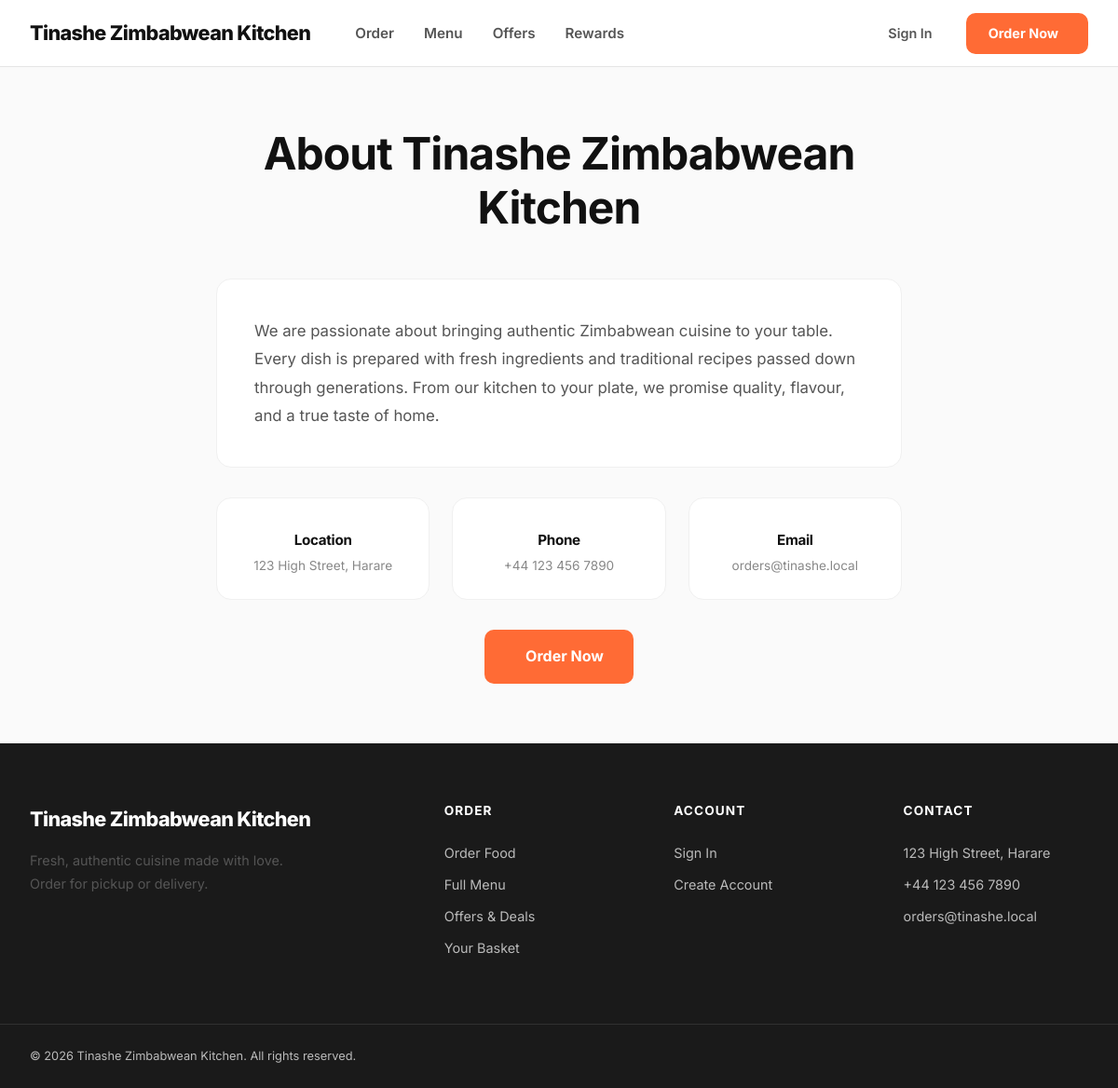
The page /about/ on the database its author committed.
### apps/core/models.py (models this page shows, shortened)
class SiteSettings(models.Model):
    shop_name = models.CharField(max_length=100, default="My Restaurant")
    address = models.TextField(default="123 High Street, Harare")
    phone = models.CharField(max_length=30, blank=True)
    email = models.EmailField(blank=True)
    opening_hours = models.JSONField(default=dict, blank=True)
    currency = models.CharField(max_length=3, default="GBP")
    logo = models.ImageField(upload_to="site/", blank=True, validators=LOGO_IMAGE_VALIDATORS)
    favicon = models.ImageField(upload_to="site/", blank=True, validators=FAVICON_IMAGE_VALIDATORS)
    theme_color = models.CharField(max_length=7, default="#FF6B35", help_text="Hex color code for PWA theme")
    facebook_url = models.URLField(blank=True)
    instagram_url = models.URLField(blank=True)
    twitter_url = models.URLField(blank=True)
    created_at = models.DateTimeField(auto_now_add=True)
    updated_at = models.DateTimeField(auto_now=True)
    class Meta:
        verbose_name = "Site Settings"
        verbose_name_plural = "Site Settings"
    @classmethod
    def get(cls):
        settings, _ = cls.objects.get_or_create(pk=1)
        return settings

### apps/core/views.py (the view)
# urls.py: path("about/", views.about, name="about"),
def about(request):
    template = "desktop/core/about.html" if getattr(request, "is_desktop", True) else "core/about.html"
    return render(request, template)

### apps/cart/services.py (called while the page is built, shortened)
    def get_items(self):
        items = []
        return items

    def get_total(self):
        total = Decimal('0.00')
        for item in self.get_items():
            total += item['line_total']
        return total

    def get_count(self):
        count = 0
        return count

### apps/config/context_processors.py (called while the page is built)
def site_settings(request):
    return {
        "site_settings": SiteSettings.get(),
    }

### apps/core/context_processors.py (called while the page is built)
def cart_context(request):
    cart = CartService(request)
    return {
        "cart_items": cart.get_items(),
        "cart_total": float(cart.get_total()),
        "cart_count": cart.get_count(),
        "is_desktop": getattr(request, "is_desktop", True),
    }

### templates/desktop/core/about.html (shortened to what this page needs)
{% extends "desktop/base.html" %}
{% block content %}
<section class="section">
    <div class="container" style="max-width: 800px;">
        <div style="text-align: center; margin-bottom: 3rem;">
            <h1 style="margin-bottom: 0.5rem;">About {{ site_settings.shop_name }}</h1>
        </div>
        <div style="background: var(--surface); border-radius: var(--radius-lg); border: 1px solid var(--border-light); padding: 2.5rem; margin-bottom: 2rem;">
            <p style="font-size: 1.05rem; line-height: 1.8; color: var(--text-secondary);">
                {{ site_settings.shop_description|default:"We are passionate about bringing authentic Zimbabwean cuisine to your table. Every dish is prepared with fresh ingredients and traditional recipes passed down through generations. From our kitchen to your plate, we promise quality, flavour, and a true taste of home." }}
            </p>
        </div>
        <div style="display: grid; grid-template-columns: repeat(3, 1fr); gap: 1.5rem; margin-bottom: 2rem;">
            {% if site_settings.address %}
            <div style="background: var(--surface); border-radius: var(--radius-lg); border: 1px solid var(--border-light); padding: 1.5rem; text-align: center;">
                <h4 style="font-size: 0.95rem; margin-bottom: 0.5rem;">Location</h4>
                <p style="font-size: 0.85rem; color: var(--text-muted); margin: 0;">{{ site_settings.address }}</p>
            </div>
            {% endif %}
            {% if site_settings.phone %}
            <div style="background: var(--surface); border-radius: var(--radius-lg); border: 1px solid var(--border-light); padding: 1.5rem; text-align: center;">
                <h4 style="font-size: 0.95rem; margin-bottom: 0.5rem;">Phone</h4>
                <p style="font-size: 0.85rem; color: var(--text-muted); margin: 0;">{{ site_settings.phone }}</p>
            </div>
            {% endif %}
            {% if site_settings.email %}
            <div style="background: var(--surface); border-radius: var(--radius-lg); border: 1px solid var(--border-light); padding: 1.5rem; text-align: center;">
                <h4 style="font-size: 0.95rem; margin-bottom: 0.5rem;">Email</h4>
                <p style="font-size: 0.85rem; color: var(--text-muted); margin: 0;">{{ site_settings.email }}</p>
            </div>
            {% endif %}
        </div>
        <div style="text-align: center;">
            <a href="{% url 'core:home' %}" class="hero-btn-primary" style="text-decoration: none;">
                Order Now
            </a>
        </div>
    </div>
</section>
{% endblock %}

### templates/desktop/base.html (shortened to what this page needs)
{% load static %}
<!DOCTYPE html>
<html lang="en">
<head>
    <link rel="stylesheet" href="{% static 'css/desktop.css' %}">
</head>
<body>
    <header class="site-header">
        <div class="header-inner">
            <div class="header-left">
                <a href="{% url 'core:home' %}" class="logo">
                    <div class="logo-text">
                        {{ site_settings.shop_name }}
                    </div>
                </a>
                <nav class="main-nav">
                    <a href="{% url 'core:home' %}" class="{% if request.resolver_match.url_name == 'home' %}active{% endif %}">Order</a>
                    <a href="{% url 'menu:menu' %}" class="{% if 'menu' in request.path and request.resolver_match.url_name != 'home' %}active{% endif %}">Menu</a>
                    <a href="{% url 'offers:list' %}" class="{% if 'offers' in request.path %}active{% endif %}">Offers</a>
                    <a href="{% url 'loyalty:dashboard' %}" class="{% if 'rewards' in request.path %}active{% endif %}">Rewards</a>
                </nav>
            </div>
            <div class="header-right">
                <a href="{% url 'orders:cart' %}" class="header-icon-btn">
                </a>
                {% if request.user.is_authenticated %}
                <a href="{% url 'accounts:profile' %}" class="btn-account">
                    <i class="ph ph-user-circle" style="font-size:1.25rem;"></i>
                    {{ request.user.first_name }}
                </a>
                {% else %}
                <a href="{% url 'account_login' %}" class="btn-account">
                    Sign In
                </a>
                <a href="{% url 'account_signup' %}" class="btn-order">
                    Order Now
                </a>
                {% endif %}
            </div>
        </div>
    </header>
    <main>
        {% block content %}{% endblock %}
    </main>
    <footer class="site-footer">
        <div class="footer-main">
            <div class="footer-brand">
                <a href="{% url 'core:home' %}" class="logo">
                    {{ site_settings.shop_name }}
                </a>
                <p>{{ site_settings.shop_description|default:"Fresh, authentic cuisine made with love. Order for pickup or delivery." }}</p>
            </div>
            <div class="footer-col">
                <h4>Order</h4>
                <a href="{% url 'core:home' %}">Order Food</a>
                <a href="{% url 'menu:menu' %}">Full Menu</a>
                <a href="{% url 'offers:list' %}">Offers & Deals</a>
                <a href="{% url 'orders:cart' %}">Your Basket</a>
            </div>
            <div class="footer-col">
                <h4>Account</h4>
                {% if request.user.is_authenticated %}
                <a href="{% url 'accounts:profile' %}">My Profile</a>
                <a href="{% url 'accounts:order_history' %}">Order History</a>
                <a href="{% url 'loyalty:dashboard' %}">Rewards</a>
                <a href="{% url 'account_logout' %}">Sign Out</a>
                {% else %}
                <a href="{% url 'account_login' %}">Sign In</a>
                <a href="{% url 'account_signup' %}">Create Account</a>
                {% endif %}
            </div>
            <div class="footer-col">
                <h4>Contact</h4>
                {% if site_settings.address %}
                <a href="#">{{ site_settings.address }}</a>
                {% endif %}
                {% if site_settings.phone %}
                <a href="tel:{{ site_settings.phone }}">{{ site_settings.phone }}</a>
                {% endif %}
                {% if site_settings.email %}
                <a href="mailto:{{ site_settings.email }}">{{ site_settings.email }}</a>
                {% endif %}
            </div>
        </div>
        <div class="footer-bottom">
            <div class="footer-bottom-inner">
                <span>&copy; {% now "Y" %} {{ site_settings.shop_name }}. All rights reserved.</span>
            </div>
        </div>
    </footer>
</body>
</html>

### static/css/desktop.css (style rules this page uses)
:root { --brand: #FF6B35; --brand-hover: #E55A2B; --brand-light: #FFF0EB; --brand-dark: #CC4E1E; --bg: #FAFAFA; --surface: #FFFFFF; --surface-hover: #F5F5F5; --text: #111111; --text-secondary: #555555; --text-muted: #888888; --text-inverse: #FFFFFF; --border: #E5E5E5; --border-light: #F0F0F0; --success: #16A34A; --success-bg: #DCFCE7; --warning: #F59E0B; --warning-bg: #FEF3C7; --error: #DC2626; --error-bg: #FEE2E2; --shadow-sm: 0 1px 3px rgba(0,0,0,0.06), 0 1px 2px rgba(0,0,0,0.04); --shadow: 0 4px 12px rgba(0,0,0,0.08); --shadow-lg: 0 8px 24px rgba(0,0,0,0.12); --shadow-xl: 0 16px 48px rgba(0,0,0,0.16); --radius-sm: 6px; --radius: 10px; --radius-lg: 16px; --radius-xl: 24px; --header-height: 72px; --max-width: 1280px; --transition: 0.2s ease; }
*, *::before, *::after { margin: 0; padding: 0; box-sizing: border-box; }
html { scroll-behavior: smooth; -webkit-font-smoothing: antialiased; -moz-osx-font-smoothing: grayscale; }
body { font-family: 'Inter', -apple-system, BlinkMacSystemFont, 'Segoe UI', Roboto, sans-serif; color: var(--text); background: var(--bg); line-height: 1.6; min-height: 100vh; display: flex; flex-direction: column; }
a { color: inherit; text-decoration: none; transition: color var(--transition); }
h1, h2, h3, h4, h5, h6 { font-weight: 700; line-height: 1.2; letter-spacing: -0.02em; }
h1 { font-size: 3rem; }
h4 { font-size: 1.25rem; }
p { color: var(--text-secondary); }
.container { max-width: var(--max-width); margin: 0 auto; padding: 0 2rem; }
.site-header { position: sticky; top: 0; z-index: 1000; background: rgba(255, 255, 255, 0.95); backdrop-filter: blur(12px); -webkit-backdrop-filter: blur(12px); border-bottom: 1px solid var(--border); height: var(--header-height); transition: box-shadow var(--transition); }
.header-inner { display: flex; align-items: center; justify-content: space-between; height: var(--header-height); max-width: var(--max-width); margin: 0 auto; padding: 0 2rem; }
.header-left { display: flex; align-items: center; gap: 3rem; }
.logo { display: flex; align-items: center; gap: 0.75rem; font-size: 1.35rem; font-weight: 800; letter-spacing: -0.03em; color: var(--text); }
.logo-text { line-height: 1; }
.main-nav { display: flex; align-items: center; gap: 2rem; }
.main-nav a { font-size: 0.95rem; font-weight: 600; color: var(--text-secondary); position: relative; padding: 0.25rem 0; }
.main-nav a::after { content: ''; position: absolute; bottom: -2px; left: 0; width: 0; height: 2px; background: var(--brand); transition: width var(--transition); }
.header-right { display: flex; align-items: center; gap: 1.25rem; }
.header-icon-btn { position: relative; display: flex; align-items: center; justify-content: center; width: 44px; height: 44px; border-radius: var(--radius); transition: background var(--transition); color: var(--text-secondary); }
.btn-order { background: var(--brand); color: white; font-weight: 700; font-size: 0.9rem; padding: 0.65rem 1.5rem; border-radius: var(--radius); transition: all var(--transition); display: inline-flex; align-items: center; gap: 0.5rem; }
.btn-account { display: flex; align-items: center; gap: 0.5rem; font-weight: 600; font-size: 0.9rem; color: var(--text-secondary); padding: 0.5rem 1rem; border-radius: var(--radius); transition: all var(--transition); }
.hero-btn-primary { background: var(--brand); color: white; font-weight: 700; font-size: 1rem; padding: 1rem 2rem; border-radius: var(--radius); transition: all var(--transition); display: inline-flex; align-items: center; gap: 0.75rem; border: none; cursor: pointer; }
.section { padding: 4rem 0; }
.site-footer { background: #1a1a1a; color: rgba(255,255,255,0.7); margin-top: auto; }
.footer-main { max-width: var(--max-width); margin: 0 auto; padding: 4rem 2rem; display: grid; grid-template-columns: 2fr 1fr 1fr 1fr; gap: 3rem; }
.footer-brand p { margin-top: 1rem; font-size: 0.9rem; line-height: 1.7; max-width: 300px; }
.footer-brand .logo { color: white; }
.footer-col h4 { color: white; font-size: 0.85rem; text-transform: uppercase; letter-spacing: 0.08em; margin-bottom: 1.25rem; }
.footer-col a { display: block; padding: 0.35rem 0; font-size: 0.9rem; transition: color var(--transition); }
.footer-bottom { border-top: 1px solid rgba(255,255,255,0.1); padding: 1.5rem 2rem; }
.footer-bottom-inner { max-width: var(--max-width); margin: 0 auto; display: flex; justify-content: space-between; align-items: center; font-size: 0.8rem; }

### rows shown on the page
SiteSettings: shop_name "Tinashe Zimbabwean Kitchen", address "123 High Street, Harare", phone "+44 123 456 7890", email "orders@tinashe.local"
